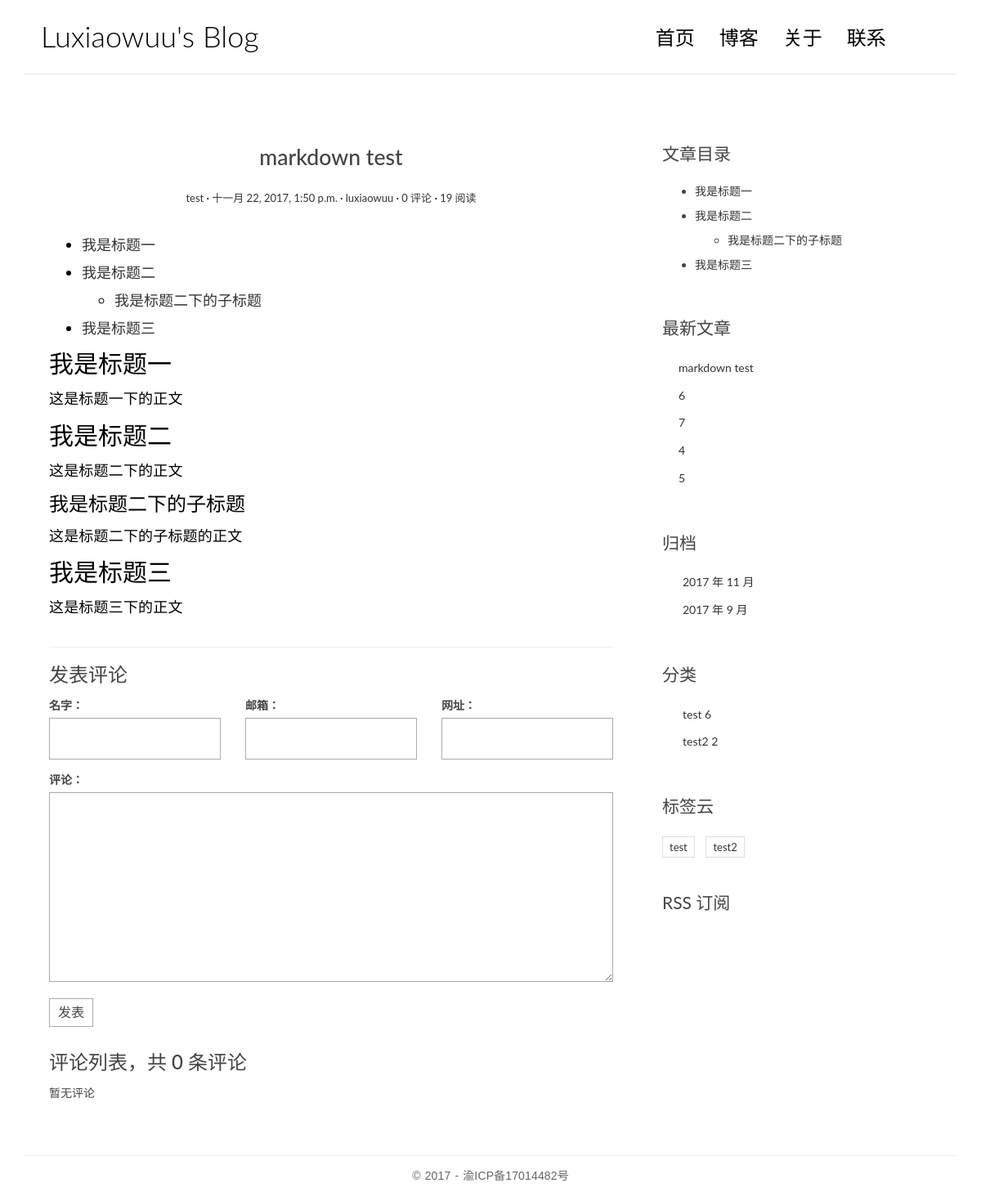
The page /post/8/ on the database its author committed.
### blog/models.py (models this page shows, shortened)
class Post(models.Model):
    title = models.CharField(max_length=100)
    body = models.TextField()
    excerpt = models.CharField(max_length=200, blank=True)
    views = models.PositiveIntegerField(default=0)
    comments_count = models.PositiveIntegerField(default=0)
    category = models.ForeignKey(Category)
    tags = models.ManyToManyField(Tag, blank=True)
    author = models.ForeignKey(User)
    created_time = models.DateTimeField()
    modified_time = models.DateTimeField()
    def get_absolute_url(self):
        return reverse('blog:detail', kwargs={'pk': self.pk})
    def increase_views(self):
        self.views += 1
        self.save(update_fields=['views'])
    def save(self, *args, **kwargs):
        if not self.excerpt:
            md = markdown.Markdown(extensions=[
                'markdown.extensions.extra',
                'markdown.extensions.codehilite',
            ])
            self.excerpt = strip_tags(md.convert(self.body))[:50]
        super(Post, self).save(*args, **kwargs)
    class Meta:
        ordering = ['-created_time', 'title']

class Category(models.Model):
    name = models.CharField(max_length=100)

class Tag(models.Model):
    name = models.CharField(max_length=100)

### blog/views.py (the view)
# urls.py: url(r'^post/(?P<pk>[0-9]+)/$', views.PostDetailView.as_view(), name='detail'),
class PostDetailView(DetailView):
    model = Post
    template_name = 'blog/detail.html'
    context_object_name = 'post'
    def get(self, request, *args, **kwargs):
        response = super(PostDetailView, self).get(request, *args, **kwargs)
        self.object.increase_views()
        return response
    def get_object(self, queryset=None):
        post = super(PostDetailView, self).get_object(queryset=None)
        md = markdown.Markdown(extensions=[
            'markdown.extensions.extra',
            'markdown.extensions.codehilite',
            TocExtension(slugify=slugify),
        ])
        post.body = md.convert(post.body)
        post.toc = md.toc
        return post
    def get_context_data(self, **kwargs):
        context = super(PostDetailView, self).get_context_data(**kwargs)
        form = CommentForm()
        comment_list = self.object.comment_set.all()
        count = len(comment_list)
        context.update({
            'form': form,
            'comment_list': comment_list,
            'comments_num': count,
        })
        return context

### comments/forms.py
class CommentForm(forms.ModelForm):
    class Meta:
        model = Comment
        fields = ['name', 'email', 'url', 'text']

### blog/templatetags/blog_tags.py (called while the page is built)
@register.simple_tag
def get_recent_post(num=5):
    return Post.objects.all().order_by('-created_time')[:num]

@register.simple_tag
def archives():
    return Post.objects.dates('created_time', 'month', order='DESC')

@register.simple_tag
def get_categories():
    return Category.objects.annotate(num_posts=Count('post')).filter(num_posts__gt=0)

@register.simple_tag
def get_tags():
    return Tag.objects.annotate(num_posts=Count('post')).filter(num_posts__gt=0)

### templates/blog/detail.html (shortened to what this page needs)
{% extends 'base.html' %}
{% block main %}
<article class="post post-{{ post.pk }}">
    <header class="entry-header">
        <h1 class="entry-title">{{ post.title }}</h1>
        <div class="entry-meta">
            <span class="post-category"><a href="#">{{ post.category.name}}</a></span>
            <span class="post-date"><a href="#"><time class="entry-date"
                                                      datetime="{{ post.created_time }}">{{ post.created_time }}</time></a></span>
            <span class="post-author"><a href="#">{{ post.author }}</a></span>
            <span class="comments-link"><a href="#">{{ comments_num }} 评论</a></span>
            <span class="views-count"><a href="{{ post.get_absolute_url }}">{{ post.views }} 阅读</a></span>
        </div>
    </header>
    <div class="entry-content clearfix">
        {{ post.body|safe }}
    </div>
</article>
<section class="comment-area" id="comment-area">
    <hr>
    <h3>发表评论</h3>
    <form action="{% url 'comments:post_comment' post.pk %}" method="post" class="comment-form">
        <div class="row">
            <div class="col-md-4">
                <label for="{{ form.name.id_for_label }}">名字：</label>
                {{ form.name }}
            </div>
            <div class="col-md-4">
                <label for="{{ form.email.id_for_label }}">邮箱：</label>
                {{ form.email }}
            </div>
            <div class="col-md-4">
                <label for="{{ form.url.id_for_label }}">网址：</label>
                {{ form.url }}
            </div>
            <div class="col-md-12">
                <label for="{{ form.text.id_for_label }}">评论：</label>
                {{ form.text }}
                <button type="submit" class="comment-btn">发表</button>
            </div>
        </div>
    </form>
    <div class="comment-list-panel">
        <h3>评论列表，共 <span>{{ comments_num }}</span> 条评论</h3>
        <ul class="comment-list list-unstyled">
            {% for comment in comment_list %}
            <li class="comment-item">
                <span class="nickname">{{ comment.name }}</span>
                <time class="submit-date">{{ comment.created_time }}</time>
                <div class="text">
                    {{ comment.text }}
                </div>
            </li>
            {% empty %}
            暂无评论
            {% endfor %}
        </ul>
    </div>
</section>
{% endblock main %}
{% block toc %}
    <div class="widget widget-content">
        <h3 class="widget-title">文章目录</h3>
        {{ post.toc|safe }}
    </div>
{% endblock toc %}

### templates/base.html (shortened to what this page needs)
{% load static %}
{% load blog_tags %}
<!DOCTYPE html>
<html>
<head>
    <link href="https://cdn.bootcss.com/bootstrap/3.3.7/css/bootstrap.min.css" rel="stylesheet">
    <link rel="stylesheet" href="http://code.ionicframework.com/ionicons/2.0.1/css/ionicons.min.css">
    <link rel="stylesheet" href= "{% static 'blog/css/pace.css' %}">
    <link rel="stylesheet" href= "{% static 'blog/css/custom.css' %}">
    <link rel="stylesheet" href= "{% static 'blog/css/page.css' %}">
    <link rel="stylesheet" href="{% static 'blog/css/highlights/github.css' %}">
</head>
<body>
<div class="container">
    <header id="site-header">
        <div class="row">
            <div class="col-md-4 col-sm-5 col-xs-8">
                <div class="logo">
                    <h1><a href="{% url 'blog:index' %}">Luxiaowuu's Blog</a></h1>
                </div>
            </div>
            <div class="col-md-8 col-sm-7 col-xs-4">
                <nav class="main-nav" role="navigation">
                    <div class="collapse navbar-collapse" id="bs-example-navbar-collapse-1">
                        <ul class="nav navbar-nav navbar-right">
                            <li class="cl-effect-11"><a href="{% url 'blog:index' %}" data-hover="首页">首页</a></li>
                            <li class="cl-effect-11"><a href="full-width.html" data-hover="博客">博客</a></li>
                            <li class="cl-effect-11"><a href="about.html" data-hover="关于">关于</a></li>
                            <li class="cl-effect-11"><a href="contact.html" data-hover="联系">联系</a></li>
                        </ul>
                    </div>
                </nav>
            </div>
        </div>
    </header>
</div>
<div class="content-body">
    <div class="container">
        <div class="row">
            <main class="col-md-8">
                {% block main %}
                {% endblock main %}
            </main>
            <aside class="col-md-4">
                {% block toc %}
                {% endblock toc %}
                <div class="widget widget-recent-posts">
                    <h3 class="widget-title">最新文章</h3>
                    {% get_recent_post as recent_post_list %}
                    <ul>
                        {% for post in recent_post_list %}
                        <li>
                            <a href="{{ post.get_absolute_url }}">{{ post.title }}</a>
                        </li>
                        {% empty %}
                        no article now!
                        {% endfor %}
                    </ul>
                </div>
                <div class="widget widget-archives">
                    <h3 class="widget-title">归档</h3>
                    {% archives as date_list %}
                    <ul>
                        {%　for date in date_list %}
                        <li>
                            <a href="{% url 'blog:archives' date.year date.month %}">{{ date.year }} 年 {{ date.month }} 月</a>
                        </li>
                        {% empty %}
                        暂无归档
                        {% endfor %}
                    </ul>
                </div>
                <div class="widget widget-category">
                    <h3 class="widget-title">分类</h3>
                    {% get_categories as category_list %}
                    <ul>
                        {% for category in category_list %}
                        <li>
                            <a href="{% url 'blog:category' category.pk %}">{{ category.name }}
                                <span class="post-count"> {{ category.num_posts }}</span></a>
                        </li>
                        {% empty %}
                        暂无分类
                        {% endfor %}
                    </ul>
                </div>
                <div class="widget widget-tag-cloud">
                    <h3 class="widget-title">标签云</h3>
                    {% get_tags as  tag_list %}
                    <ul>
                        {% for tag in tag_list %}
                        <li>
                            <a href="{% url 'blog:tag' tag.pk %}">{{ tag.name }}</a>
                        </li>
                        {% empty %}
                        暂无标签
                        {% endfor %}
                    </ul>
                </div>
                <div class="rss">
                    <a href="{% url 'rss' %}"> RSS 订阅</a>
                </div>
            </aside>
        </div>
    </div>
</div>
<footer id="site-footer">
    <div class="container">
        <div class="row">
            <div class="col-md-12">
                <p class="copyright">&copy 2017 - 渝ICP备17014482号
                </p>
            </div>
        </div>
    </div>
</footer>
</body>
</html>

### static/blog/css/custom.css (style rules this page uses)
* { outline: none; }
h1, h2, h3, h4, h5, h6 { margin-top: 0; }
a { color: #333; }
body { color: #444; font-family: 'Lato', sans-serif; }
p { font-family: 'Ubuntu', sans-serif; font-weight: 400; word-spacing: 1px; letter-spacing: 0.01em; }
#site-header { background-color: #FFF; padding: 25px 20px; margin-bottom: 40px; border-bottom: 1px solid #e7e7e7; }
.logo h1 a { color: #000; }
.logo h1 { margin: 0; font-family: 'Lato', sans-serif; font-weight: 300; }
.main-nav { margin-top: 11px; max-width: 95%; }
.main-nav a { color: #000000 !important; padding: 0 0 5px 0 !important; margin-right: 30px; font-family: 'Lato', sans-serif; font-weight: 300; font-size: 24px; }
.cl-effect-11 a { padding: 10px 0; color: #0972b4; text-shadow: none; }
.cl-effect-11 a::before { position: absolute; top: 0; left: 0; overflow: hidden; padding: 0 0 5px 0 !important; max-width: 0; border-bottom: 1px solid #000; color: #000; content: attr(data-hover); white-space: nowrap; -webkit-transition: max-width 0.5s; -moz-transition: max-width 0.5s; transition: max-width 0.5s; }
.content-body { padding-bottom: 4em; }
.post { background: #fff; padding: 30px 30px 0; }
.entry-title { text-align: center; font-size: 1.9em; margin-bottom: 20px; line-height: 1.6; padding: 10px 20px 0; }
.entry-meta { text-align: center; color: #DDDDDD; font-size: 13px; margin-bottom: 30px; }
.entry-content { font-size: 18px; line-height: 1.9; font-weight: 300; color: #000; }
.post-category::after, .post-date::after, .post-author::after, .comments-link::after { content: ' ·'; color: #000; }
.widget { background: #fff; padding: 30px 0 0; }
.widget-title { font-size: 1.5em; margin-bottom: 20px; line-height: 1.6; padding: 10px 0 0; font-weight: 400; }
.widget-recent-posts ul { padding: 0; margin: 0; padding-left: 20px; }
.widget-recent-posts ul li { list-style-type: none; position: relative; line-height: 170%; margin-bottom: 10px; }
.widget-recent-posts ul li::before { content: '\f3d3'; font-family: "Ionicons"; position: absolute; left: -17px; top: 3px; font-size: 16px; color: #000; }
.widget-archives ul { padding: 0; margin: 0; padding-left: 25px; }
.widget-archives ul li { list-style-type: none; position: relative; line-height: 170%; margin-bottom: 10px; }
.widget-archives ul li::before { content: '\f3f3'; font-family: "Ionicons"; position: absolute; left: -25px; top: 1px; font-size: 16px; color: #000; }
.widget-category ul { padding: 0; margin: 0; padding-left: 25px; }
.widget-category ul li { list-style-type: none; position: relative; line-height: 170%; margin-bottom: 10px; }
.widget-category ul li::before { content: '\f3fe'; font-family: "Ionicons"; position: absolute; left: -25px; top: 1px; font-size: 18px; color: #000; }
.widget-tag-cloud ul { padding: 0; margin: 0; margin-right: -10px; }
.widget-tag-cloud ul li { list-style-type: none; font-size: 13px; display: inline-block; margin-right: 10px; margin-bottom: 10px; padding: 3px 8px; border: 1px solid #ddd; }
.widget-content ul ul { margin-top: 10px; }
.widget-content ul li { margin-bottom: 10px; }
.rss { font-size: 21px; margin-top: 30px; }
.rss a { color: #444; }
#site-footer { padding-top: 10px; padding: 0 0 1.5em 0; }
.copyright { text-align: center; padding-top: 1em; margin: 0; border-top: 1px solid #eee; color: #666; }
.contact-form input, .comment-form input { border: 1px solid #aaa; margin-bottom: 15px; width: 100%; padding: 15px 15px; font-size: 16px; line-height: 100%; transition: 0.4s border-color linear; }
.contact-form textarea, .comment-form textarea { border: 1px solid #aaa; margin-bottom: 15px; width: 100%; padding: 15px 15px; font-size: 16px; line-height: 20px !important; min-height: 183px; transition: 0.4s border-color linear; }
.comment-area { padding: 0 30px 0; }
.comment-form { margin-top: 15px; }
.comment-form .comment-btn { background-color: #fff; border: 1px solid #aaa; font-size: 16px; padding: 5px 10px; }
.comment-list-panel { margin-top: 30px; }
.comment-list { margin-top: 15px; }

### rows shown on the page
Post: title "markdown test", category.name "test", created_time "十一月 22, 2017, 1:50 p.m.", author "luxiaowuu", views "19", body "我是标题一 我是标题二 我是标题二下的子标题 我是标题三 我是标题一 这是标题一下的正文 我是标题二 这是标题二下的正文 我是标题二下的子标题 这是标题二下的子标题的正文 我是标题三 这是标题三下的正文", toc "我是标题一 我是标题二 我是标题二下的子标题 我是标题三"
Post: title "6"
Post: title "7"
Post: title "4"
Post: title "5"
Category: name "test", num_posts "6"
Category: name "test2", num_posts "2"
Tag: name "test"
Tag: name "test2"

### other values the page prints
{{ comments_num }} "0"
{{ date.year }} "2017" "2017"
{{ date.month }} "11" "9"
